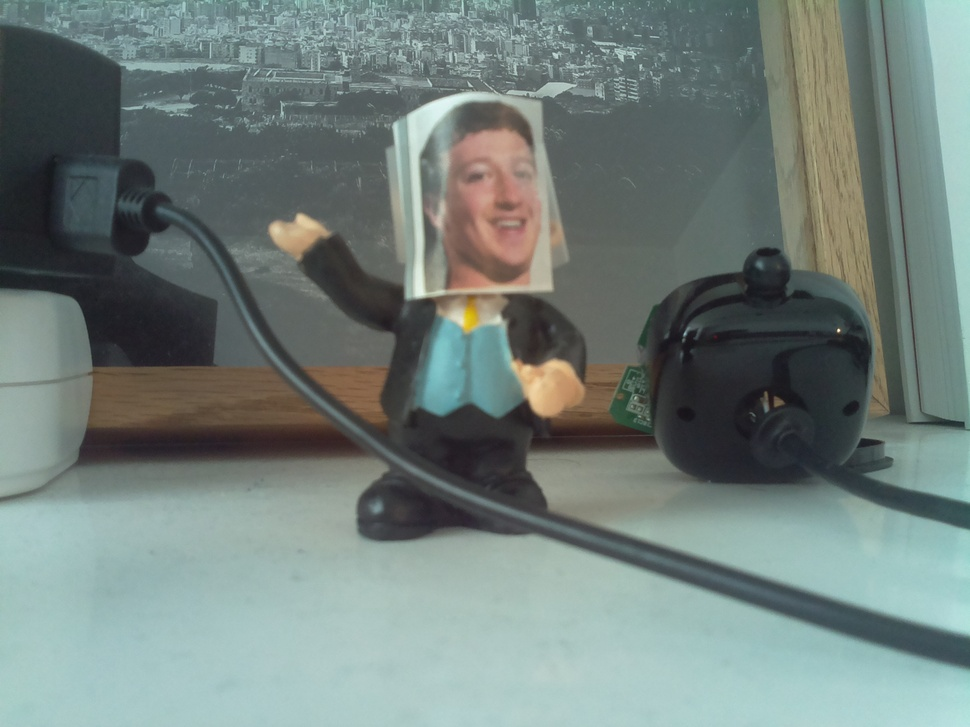
#> input picture yesterday_test.jpg, 970 x 727 px, shrunk from 2592 x 1944 before the run
$ python -i optical_flow_tracker.py   (imports and definitions only)   (Python 2 division)
#> lines starting #> are read from the running program, lines starting #| are printed output that depends on the picture
import cv2
import numpy as np

class Tracker:
    def __init__(self):
        self.feature_params = dict(maxCorners=500,
                              qualityLevel=0.3,
                              minDistance=7,
                              blockSize=7,)

        # Parameters for lucas kanade optical flow
        self.lk_params = dict(winSize=(30, 30),
                         maxLevel=2,
                         criteria=(cv2.TERM_CRITERIA_EPS | cv2.TERM_CRITERIA_COUNT, 10, 0.03))


    def initialize_tracker(self, frame):
        self.gray_frame = cv2.cvtColor(frame, cv2.COLOR_BGR2GRAY)
        # self.orb_feature_detector(self.gray_frame)
        self.shi_tomasu_feature_detector(self.gray_frame)

    def harris_corner(self, frame):
        frame = cv2.cvtColor(frame, cv2.COLOR_BGR2GRAY)
        features = cv2.cornerHarris(frame, 2, 3, 0.04)
        print features

    def shi_tomasu_feature_detector(self, frame):
        self.features1 = cv2.goodFeaturesToTrack(frame, mask = None, useHarrisDetector=True, **self.feature_params)

    def orb_feature_detector(self, frame):
        orb = cv2.ORB_create()
        # find the keypoints with ORB
        kp = orb.detect(frame, None)
        kp, des = orb.compute(frame, kp)
        self.features1 = np.array([[[p.pt[0], p.pt[1]]] for p in kp]).astype(np.float32)


    def run_tracker(self, frame):
        current_gray = cv2.cvtColor(frame, cv2.COLOR_BGR2GRAY)
        features_new, st, err = cv2.calcOpticalFlowPyrLK(self.gray_frame, current_gray, self.features1, None, **self.lk_params)
        self.good_new_features = features_new[st==1]
        self.good_old_features = self.features1[st==1]
        self.harris_corner(frame)
        self.shi_tomasu_feature_detector(current_gray)
        # self.orb_feature_detector(current_gray)
        print self.features1.shape
        self.gray_frame = current_gray

>>> import cv2
>>> picture = cv2.imread('../yesterday_test.jpg')
#> picture is the input picture: shape (727, 970, 3); mean B, G, R 124, 128.2, 114.3
>>> result = Tracker().run_tracker(picture)
#> in run_tracker, `current_gray = cv2.cvtColor(frame, cv2.COLOR_BGR2GRAY)`:
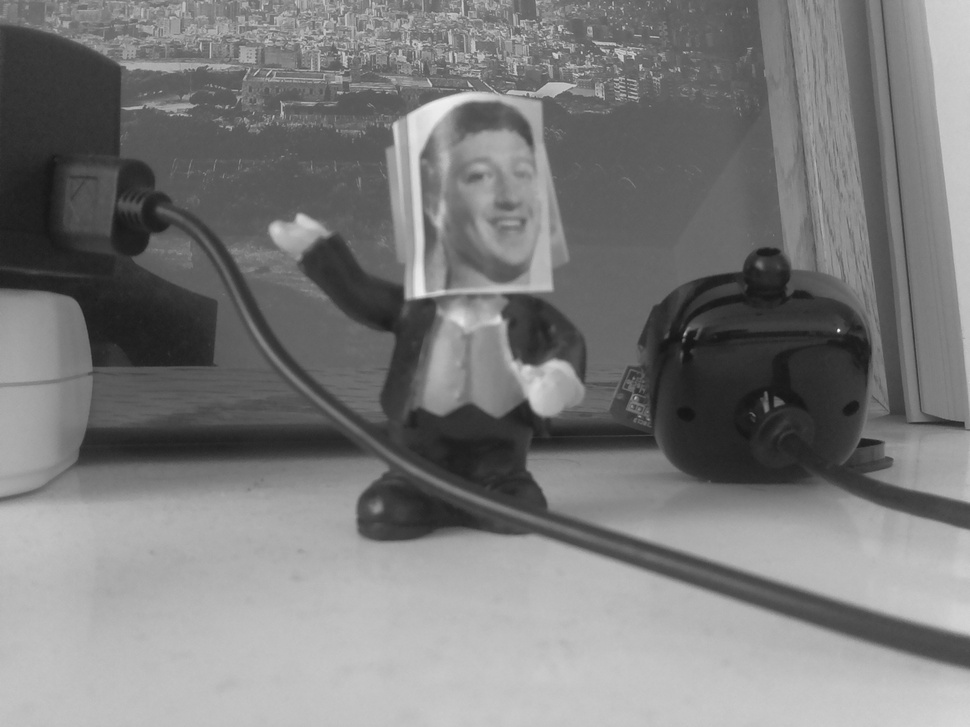
#> current_gray: shape (727, 970); min 20, max 250, mean 123.6
#> (the run stopped early here; a loop or call above may not have finished)
